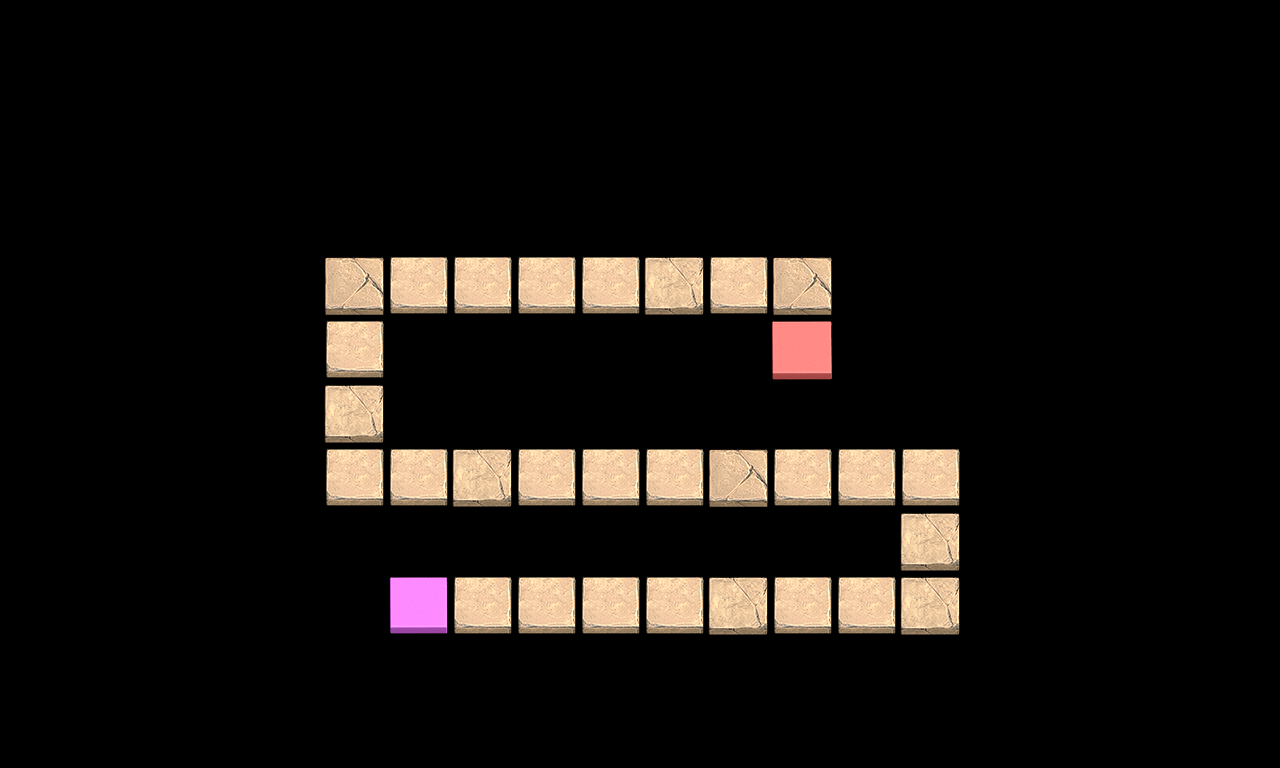

This game map was drawn from its Tiled (.tmx) file and the tilesets committed beside it. A one-line description and the trimmed map source follow:
An orthogonal 20x12 tile map with 64x64 px tiles, 1 tile layer (Land), 9 tilesets and 14 objects.

<map version="1.0" orientation="orthogonal" width="20" height="12" tilewidth="64" tileheight="64">
 <tileset firstgid="1" name="map_tile" tilewidth="64" tileheight="64">
  <image source="map_tile.png" width="320" height="64" />
 </tileset>
 <tileset firstgid="6" name="bg_map" tilewidth="1280" tileheight="720">
  <image source="bg_map.png" width="1280" height="720" />
 </tileset>
 <tileset firstgid="7" name="goccay_1_128x128" tilewidth="128" tileheight="128">
  <image source="goccay_1_128x128.png" width="132" height="132" />
 </tileset>
 <tileset firstgid="8" name="house_256x256" tilewidth="256" tileheight="256">
  <image source="house_256x256.png" width="256" height="256" />
 </tileset>
 <tileset firstgid="9" name="goriu_128x128" tilewidth="128" tileheight="128">
  <image source="goriu_128x128.png" width="128" height="128" />
 </tileset>
 <tileset firstgid="10" name="tree_256x256" tilewidth="256" tileheight="256">
  <image source="tree_256x256.png" width="256" height="256" />
 </tileset>
 <tileset firstgid="11" name="stone_1_64x64" tilewidth="64" tileheight="64">
  <image source="stone_1_64x64.png" width="69" height="69" />
 </tileset>
 <tileset firstgid="12" name="stone_2_64x64" tilewidth="64" tileheight="64">
  <image source="stone_2_64x64.png" width="64" height="64" />
 </tileset>
 <tileset firstgid="13" name="stone_3_32x32" tilewidth="32" tileheight="32">
  <image source="stone_3_32x32.png" width="37" height="37" />
 </tileset>
 <objectgroup name="Background">
  <object gid="6" x="0.9697" y="721" />
 </objectgroup>
 <layer name="Land" width="20" height="12">
  <data>[240 cells, 31 non-empty, 5 distinct tile ids]</data>
 </layer>
 <objectgroup name="Terrain">
  <object gid="7" x="912" y="399" />
  <object gid="8" x="816" y="284" />
  <object gid="7" x="148" y="273" />
  <object gid="9" x="156" y="564" />
  <object gid="11" x="651" y="407" />
  <object gid="12" x="580" y="432" />
  <object gid="13" x="46" y="433" />
  <object gid="13" x="1047" y="390" />
  <object gid="13" x="1216" y="583" />
  <object gid="10" x="14" y="510" />
  <object gid="11" x="131" y="609" />
  <object gid="11" x="1039" y="633" />
  <object gid="10" x="1007" y="324" />
 </objectgroup>
</map>
